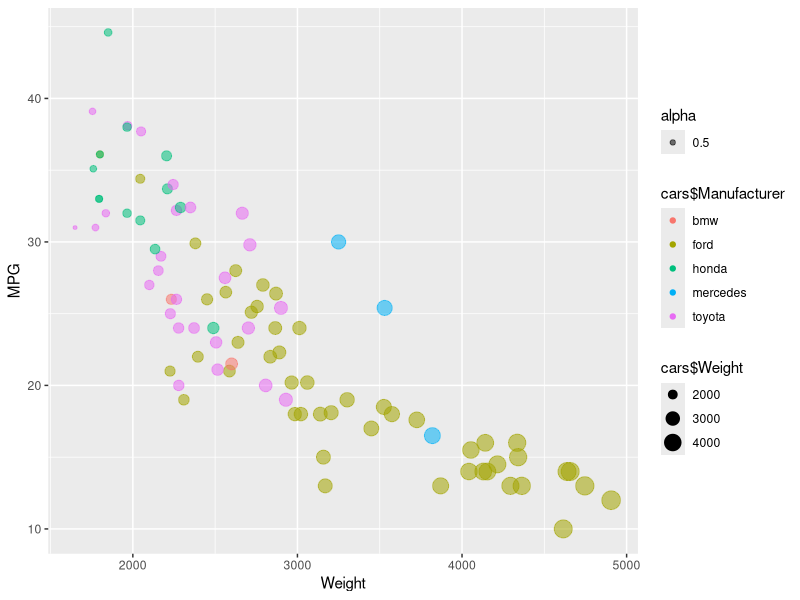

R code for this plot:
library(ggplot2)

cars = na.omit(read.csv("../cars-sample.csv", header=TRUE))

carplot <- ggplot( data = cars, aes( Weight, MPG) ) + geom_point( aes( size=cars$Weight, color=cars$Manufacturer, alpha=0.5) )

png('visualization_R.png')
print(carplot)
dev.off()
